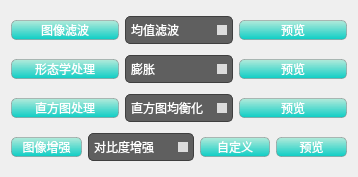
         <widget class="QWidget" name="gridLayoutWidget_3">
          <property name="geometry">
           <rect>
            <x>270</x>
            <y>200</y>
            <width>358</width>
            <height>177</height>
           </rect>
          </property>
          <layout class="QGridLayout" name="gridLayout_7">
           <item row="0" column="0">
            <layout class="QHBoxLayout" name="horizontalLayout_28">
             <item>
              <widget class="QPushButton" name="imageFilterButton">
               <property name="styleSheet">
                <string notr="true">QPushButton {
    background-color: qlineargradient(x1:0, y1:0, x2:0, y2:1, stop: 0 rgb(38, 222, 170,0.3), stop: 1 rgba(13, 206, 197, 255));
    border: 1px solid rgba(128, 128, 128, 128);
    border-radius: 5px;
    box-shadow: 0 0 5px rgba(0, 0, 0, 50);
    color: rgba(255, 255, 255, 255);
    font: 10pt &quot;Roboto&quot;;
}

QPushButton:hover {
  background-color: qlineargradient(x1:0, y1:0, x2:1, y2:1, stop:0 rgb(13, 206, 197), stop:1 rgb(216, 33, 32)); /* 悬停时的背景渐变 */
}

QPushButton:pressed {
  color: rgb(3, 85, 160); /* 按下时的文本颜色 */
  background-color: #767676; /* 按下时的背景色 */
}
</string>
               </property>
               <property name="text">
                <string>图像滤波</string>
               </property>
              </widget>
             </item>
             <item>
              <widget class="QComboBox" name="imageFilterComboBox">
               <property name="styleSheet">
                <string notr="true">QComboBox {
    background-color: rgba(55, 55, 55, 200);
    color: #FFFFFF;
    
	
	font: 9pt &quot;Arial&quot;;
    border: 1px solid #3F3F3F;
    border-radius: 5px;
    padding: 5px;
image: url(:/img/icon/人工智能机器人＊.png);
}

QComboBox::drop-down {
    width: 20px;
    border: none;

}

QComboBox::down-arrow {
    width: 10px;
    height: 10px;
    background: rgba(255, 255, 255, 200);
	
}

QComboBox QAbstractItemView {
    background-color: rgba(55, 55, 55, 200);
    color: #FFFFFF;
    selection-background-color: rgba(13, 206, 197, 200);
    selection-color: #FFFFFF;
}

QComboBox:!editable, QComboBox::drop-down:editable {
    background: rgba(55, 55, 55, 200);

}

QComboBox:!editable:on, QComboBox::drop-down:editable:on {
    background: rgba(13, 206, 197, 200);
}
</string>
               </property>
               <item>
                <property name="text">
                 <string>均值滤波</string>
                </property>
               </item>
               <item>
                <property name="text">
                 <string>高斯滤波</string>
                </property>
               </item>
               <item>
                <property name="text">
                 <string>中值滤波</string>
                </property>
               </item>
              </widget>
             </item>
             <item>
              <widget class="QPushButton" name="previewFilterButton">
               <property name="styleSheet">
                <string notr="true">QPushButton {
    background-color: qlineargradient(x1:0, y1:0, x2:0, y2:1, stop: 0 rgb(38, 222, 170,0.3), stop: 1 rgba(13, 206, 197, 255));
    border: 1px solid rgba(128, 128, 128, 128);
    border-radius: 5px;
    box-shadow: 0 0 5px rgba(0, 0, 0, 50);
    color: rgba(255, 255, 255, 255);
    font: 10pt &quot;Roboto&quot;;
}

QPushButton:hover {
  background-color: qlineargradient(x1:0, y1:0, x2:1, y2:1, stop:0 rgb(13, 206, 197), stop:1 rgb(216, 33, 32)); /* 悬停时的背景渐变 */
}

QPushButton:pressed {
  color: rgb(3, 85, 160); /* 按下时的文本颜色 */
  background-color: #767676; /* 按下时的背景色 */
}
</string>
               </property>
               <property name="text">
                <string>预览</string>
               </property>
              </widget>
             </item>
            </layout>
           </item>
           <item row="1" column="0">
            <layout class="QHBoxLayout" name="horizontalLayout_31">
             <item>
              <widget class="QPushButton" name="morphologyButton">
               <property name="styleSheet">
                <string notr="true">QPushButton {
    background-color: qlineargradient(x1:0, y1:0, x2:0, y2:1, stop: 0 rgb(38, 222, 170,0.3), stop: 1 rgba(13, 206, 197, 255));
    border: 1px solid rgba(128, 128, 128, 128);
    border-radius: 5px;
    box-shadow: 0 0 5px rgba(0, 0, 0, 50);
    color: rgba(255, 255, 255, 255);
    font: 10pt &quot;Roboto&quot;;
}

QPushButton:hover {
  background-color: qlineargradient(x1:0, y1:0, x2:1, y2:1, stop:0 rgb(13, 206, 197), stop:1 rgb(216, 33, 32)); /* 悬停时的背景渐变 */
}

QPushButton:pressed {
  color: rgb(3, 85, 160); /* 按下时的文本颜色 */
  background-color: #767676; /* 按下时的背景色 */
}
</string>
               </property>
               <property name="text">
                <string>形态学处理</string>
               </property>
              </widget>
             </item>
             <item>
              <widget class="QComboBox" name="morphologyComboBox">
               <property name="styleSheet">
                <string notr="true">QComboBox {
    background-color: rgba(55, 55, 55, 200);
    color: #FFFFFF;
    
	
	font: 9pt &quot;Arial&quot;;
    border: 1px solid #3F3F3F;
    border-radius: 5px;
    padding: 5px;
image: url(:/img/icon/人工智能机器人＊.png);
}

QComboBox::drop-down {
    width: 20px;
    border: none;

}

QComboBox::down-arrow {
    width: 10px;
    height: 10px;
    background: rgba(255, 255, 255, 200);
	
}

QComboBox QAbstractItemView {
    background-color: rgba(55, 55, 55, 200);
    color: #FFFFFF;
    selection-background-color: rgba(13, 206, 197, 200);
    selection-color: #FFFFFF;
}

QComboBox:!editable, QComboBox::drop-down:editable {
    background: rgba(55, 55, 55, 200);

}

QComboBox:!editable:on, QComboBox::drop-down:editable:on {
    background: rgba(13, 206, 197, 200);
}
</string>
               </property>
               <item>
                <property name="text">
                 <string>膨胀</string>
                </property>
               </item>
               <item>
                <property name="text">
                 <string>腐蚀</string>
                </property>
               </item>
               <item>
                <property name="text">
                 <string>开运算</string>
                </property>
               </item>
               <item>
                <property name="text">
                 <string>闭运算</string>
                </property>
               </item>
              </widget>
             </item>
             <item>
              <widget class="QPushButton" name="previewmorphologyButton">
               <property name="styleSheet">
                <string notr="true">QPushButton {
    background-color: qlineargradient(x1:0, y1:0, x2:0, y2:1, stop: 0 rgb(38, 222, 170,0.3), stop: 1 rgba(13, 206, 197, 255));
    border: 1px solid rgba(128, 128, 128, 128);
    border-radius: 5px;
    box-shadow: 0 0 5px rgba(0, 0, 0, 50);
    color: rgba(255, 255, 255, 255);
    font: 10pt &quot;Roboto&quot;;
}

QPushButton:hover {
  background-color: qlineargradient(x1:0, y1:0, x2:1, y2:1, stop:0 rgb(13, 206, 197), stop:1 rgb(216, 33, 32)); /* 悬停时的背景渐变 */
}

QPushButton:pressed {
  color: rgb(3, 85, 160); /* 按下时的文本颜色 */
  background-color: #767676; /* 按下时的背景色 */
}
</string>
               </property>
               <property name="text">
                <string>预览</string>
               </property>
              </widget>
             </item>
            </layout>
           </item>
           <item row="2" column="0">
            <layout class="QHBoxLayout" name="horizontalLayout_32">
             <item>
              <widget class="QPushButton" name="histogramButton">
               <property name="styleSheet">
                <string notr="true">QPushButton {
    background-color: qlineargradient(x1:0, y1:0, x2:0, y2:1, stop: 0 rgb(38, 222, 170,0.3), stop: 1 rgba(13, 206, 197, 255));
    border: 1px solid rgba(128, 128, 128, 128);
    border-radius: 5px;
    box-shadow: 0 0 5px rgba(0, 0, 0, 50);
    color: rgba(255, 255, 255, 255);
    font: 10pt &quot;Roboto&quot;;
}

QPushButton:hover {
  background-color: qlineargradient(x1:0, y1:0, x2:1, y2:1, stop:0 rgb(13, 206, 197), stop:1 rgb(216, 33, 32)); /* 悬停时的背景渐变 */
}

QPushButton:pressed {
  color: rgb(3, 85, 160); /* 按下时的文本颜色 */
  background-color: #767676; /* 按下时的背景色 */
}
</string>
               </property>
               <property name="text">
                <string>直方图处理</string>
               </property>
              </widget>
             </item>
             <item>
              <widget class="QComboBox" name="histogramComboBox">
               <property name="styleSheet">
                <string notr="true">QComboBox {
    background-color: rgba(55, 55, 55, 200);
    color: #FFFFFF;
    
	
	font: 9pt &quot;Arial&quot;;
    border: 1px solid #3F3F3F;
    border-radius: 5px;
    padding: 5px;
image: url(:/img/icon/人工智能机器人＊.png);
}

QComboBox::drop-down {
    width: 20px;
    border: none;

}

QComboBox::down-arrow {
    width: 10px;
    height: 10px;
    background: rgba(255, 255, 255, 200);
	
}

QComboBox QAbstractItemView {
    background-color: rgba(55, 55, 55, 200);
    color: #FFFFFF;
    selection-background-color: rgba(13, 206, 197, 200);
    selection-color: #FFFFFF;
}

QComboBox:!editable, QComboBox::drop-down:editable {
    background: rgba(55, 55, 55, 200);

}

QComboBox:!editable:on, QComboBox::drop-down:editable:on {
    background: rgba(13, 206, 197, 200);
}
</string>
               </property>
               <item>
                <property name="text">
                 <string>直方图均衡化</string>
                </property>
               </item>
              </widget>
             </item>
             <item>
              <widget class="QPushButton" name="previewhistogramButton">
               <property name="styleSheet">
                <string notr="true">QPushButton {
    background-color: qlineargradient(x1:0, y1:0, x2:0, y2:1, stop: 0 rgb(38, 222, 170,0.3), stop: 1 rgba(13, 206, 197, 255));
    border: 1px solid rgba(128, 128, 128, 128);
    border-radius: 5px;
    box-shadow: 0 0 5px rgba(0, 0, 0, 50);
    color: rgba(255, 255, 255, 255);
    font: 10pt &quot;Roboto&quot;;
}

QPushButton:hover {
  background-color: qlineargradient(x1:0, y1:0, x2:1, y2:1, stop:0 rgb(13, 206, 197), stop:1 rgb(216, 33, 32)); /* 悬停时的背景渐变 */
}

QPushButton:pressed {
  color: rgb(3, 85, 160); /* 按下时的文本颜色 */
  background-color: #767676; /* 按下时的背景色 */
}
</string>
               </property>
               <property name="text">
                <string>预览</string>
               </property>
              </widget>
             </item>
            </layout>
           </item>
           <item row="3" column="0">
            <layout class="QHBoxLayout" name="horizontalLayout_24">
             <item>
              <widget class="QPushButton" name="imageEnhanceButton">
               <property name="styleSheet">
                <string notr="true">QPushButton {
    background-color: qlineargradient(x1:0, y1:0, x2:0, y2:1, stop: 0 rgb(38, 222, 170,0.3), stop: 1 rgba(13, 206, 197, 255));
    border: 1px solid rgba(128, 128, 128, 128);
    border-radius: 5px;
    box-shadow: 0 0 5px rgba(0, 0, 0, 50);
    color: rgba(255, 255, 255, 255);
    font: 10pt &quot;Roboto&quot;;
}

QPushButton:hover {
  background-color: qlineargradient(x1:0, y1:0, x2:1, y2:1, stop:0 rgb(13, 206, 197), stop:1 rgb(216, 33, 32)); /* 悬停时的背景渐变 */
}

QPushButton:pressed {
  color: rgb(3, 85, 160); /* 按下时的文本颜色 */
  background-color: #767676; /* 按下时的背景色 */
}
</string>
               </property>
               <property name="text">
                <string>图像增强</string>
               </property>
              </widget>
             </item>
             <item>
              <widget class="QComboBox" name="imageEnhanceComboBox">
               <property name="styleSheet">
                <string notr="true">QComboBox {
    background-color: rgba(55, 55, 55, 200);
    color: #FFFFFF;
    
	
	font: 9pt &quot;Arial&quot;;
    border: 1px solid #3F3F3F;
    border-radius: 5px;
    padding: 5px;
image: url(:/img/icon/人工智能机器人＊.png);
}

QComboBox::drop-down {
    width: 20px;
    border: none;

}

QComboBox::down-arrow {
    width: 10px;
    height: 10px;
    background: rgba(255, 255, 255, 200);
	
}

QComboBox QAbstractItemView {
    background-color: rgba(55, 55, 55, 200);
    color: #FFFFFF;
    selection-background-color: rgba(13, 206, 197, 200);
    selection-color: #FFFFFF;
}

QComboBox:!editable, QComboBox::drop-down:editable {
    background: rgba(55, 55, 55, 200);

}

QComboBox:!editable:on, QComboBox::drop-down:editable:on {
    background: rgba(13, 206, 197, 200);
}
</string>
               </property>
               <item>
                <property name="text">
                 <string>对比度增强</string>
                </property>
               </item>
               <item>
                <property name="text">
                 <string>饱和度调整</string>
                </property>
               </item>
               <item>
                <property name="text">
                 <string>调整色相</string>
                </property>
               </item>
               <item>
                <property name="text">
                 <string>调整亮度</string>
                </property>
               </item>
               <item>
                <property name="text">
                 <string>Gamma 校正</string>
                </property>
               </item>
               <item>
                <property name="text">
                 <string>二值化</string>
                </property>
               </item>
               <item>
                <property name="text">
                 <string>亮度增强</string>
                </property>
               </item>
               <item>
                <property name="text">
                 <string>锐化</string>
                </property>
               </item>
               <item>
                <property name="text">
                 <string>平滑</string>
                </property>
               </item>
               <item>
                <property name="text">
                 <string>水平翻转</string>
                </property>
               </item>
               <item>
                <property name="text">
                 <string>垂直翻转</string>
                </property>
               </item>
               <item>
                <property name="text">
                 <string>水平垂直翻转</string>
                </property>
               </item>
              </widget>
             </item>
             <item>
              <widget class="QPushButton" name="apply_custom_adjustments_imageEnhance">
               <property name="styleSheet">
                <string notr="true">QPushButton {
    background-color: qlineargradient(x1:0, y1:0, x2:0, y2:1, stop: 0 rgb(38, 222, 170,0.3), stop: 1 rgba(13, 206, 197, 255));
    border: 1px solid rgba(128, 128, 128, 128);
    border-radius: 5px;
    box-shadow: 0 0 5px rgba(0, 0, 0, 50);
    color: rgba(255, 255, 255, 255);
    font: 10pt &quot;Roboto&quot;;
image: url(:/img/icon/6-医疗-神经网络 (2).png);
}

QPushButton:hover {
  background-color: qlineargradient(x1:0, y1:0, x2:1, y2:1, stop:0 rgb(13, 206, 197), stop:1 rgb(3, 85, 160)); /* 悬停时的背景渐变 */
}

QPushButton:pressed {
  color: rgb(3, 85, 160); /* 按下时的文本颜色 */
  background-color: #767676; /* 按下时的背景色 */
}
</string>
               </property>
               <property name="text">
                <string>自定义</string>
               </property>
              </widget>
             </item>
             <item>
              <widget class="QPushButton" name="previewEnhanceButton">
               <property name="styleSheet">
                <string notr="true">QPushButton {
    background-color: qlineargradient(x1:0, y1:0, x2:0, y2:1, stop: 0 rgb(38, 222, 170,0.3), stop: 1 rgba(13, 206, 197, 255));
    border: 1px solid rgba(128, 128, 128, 128);
    border-radius: 5px;
    box-shadow: 0 0 5px rgba(0, 0, 0, 50);
    color: rgba(255, 255, 255, 255);
    font: 10pt &quot;Roboto&quot;;
}

QPushButton:hover {
  background-color: qlineargradient(x1:0, y1:0, x2:1, y2:1, stop:0 rgb(13, 206, 197), stop:1 rgb(216, 33, 32)); /* 悬停时的背景渐变 */
}

QPushButton:pressed {
  color: rgb(3, 85, 160); /* 按下时的文本颜色 */
  background-color: #767676; /* 按下时的背景色 */
}
</string>
               </property>
               <property name="text">
                <string>预览</string>
               </property>
              </widget>
             </item>
            </layout>
           </item>
          </layout>
         </widget>
